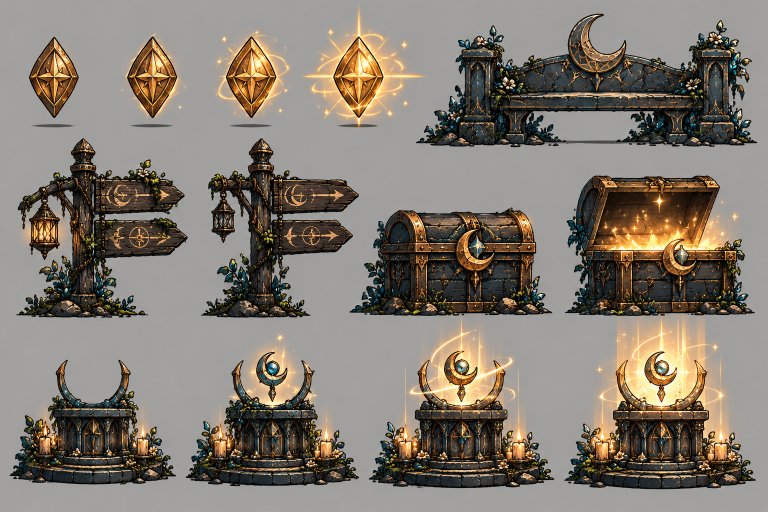
#> input picture duskwell/art/source/world_hd/sheet_objects.png, 1536 x 1024 px (shown at 1/2 size)
$ python cut_world.py
#> lines starting #> are read from the running program, lines starting #| are printed output that depends on the picture; after the words box and inside, x2 and y2 are one past the last pixel; in counts of white or black regions, pixels touching at a corner belong together
#!/usr/bin/env python3
"""Cuts the owner's world sheets (art/source/world_hd: objects, machinery, gates and hazards) into one atlas, art/world/world.webp, and
js/world_meta.js (WORLD_RECTS: name -> [x, y, w, h] in the atlas, at PACK times the drawing's size).
Every piece is taken as drawn. Two kinds of crop:
  - solid objects: the background (flat light grey) is found and removed, the piece keeps a thin soft edge
  - glowing things (a shining coin, the lit shrine, the open chest, the spinning saw): the glow is kept as a soft, see-through halo, by
    measuring how far each pixel is from the grey behind it and taking that much of its colour
A piece is everything inside its box that is not background, minus the parts listed in "off" (arrows and marks drawn on the sheet).
The cut pieces are also written to art/source/world_hd/cut/ for checking."""
import json, os, sys
import numpy as np, cv2
from scipy import ndimage as ndi
from PIL import Image
HERE = os.path.dirname(os.path.abspath(__file__)); ROOT = os.path.join(HERE, '..', '..')
SRC = os.path.join(ROOT, 'art', 'source', 'world_hd')
PACK = 0.5
SHEETS = {'obj': 'sheet_objects.png', 'mech': 'sheet_mechanics.png', 'gate': 'sheet_gates_hazards.png'}
# name: sheet, box (x0, y0, x1, y1), options. soft: keep glow; off: rectangles to leave out; min: smallest part kept (px)
PIECES = {
    'geo_0': ('obj', (48, 60, 168, 238), {}),
    'geo_1': ('obj', (232, 52, 382, 238), {'soft': True}),
    'geo_2': ('obj', (418, 46, 592, 238), {'soft': True}),
    'geo_3': ('obj', (596, 8, 860, 240), {'soft': True}),
    'bench': ('obj', (822, 18, 1524, 304), {}),
    'sign_lit': ('obj', (22, 266, 386, 646), {'soft': True}),
    'sign_dark': ('obj', (392, 266, 728, 646), {}),
    'chest_shut': ('obj', (690, 404, 1116, 642), {}),
    'chest_open': ('obj', (1118, 340, 1522, 640), {'soft': True}),
    'shrine_0': ('obj', (8, 700, 362, 980), {'soft': True}),
    'shrine_1': ('obj', (362, 652, 728, 982), {'soft': True}),
    'shrine_2': ('obj', (728, 636, 1118, 986), {'soft': True}),
    'shrine_3': ('obj', (1118, 636, 1524, 990), {'soft': True}),
    'saw_still': ('mech', (20, 16, 472, 420), {'saw': 182}),
    'saw_spin': ('mech', (482, 16, 930, 420), {'saw': 168, 'soft': True}),
    'lever_up': ('mech', (856, 80, 1072, 416), {'off': [(1015, 185, 1072, 262), (856, 80, 935, 250)]}),
    'lever_down': ('mech', (1072, 196, 1310, 418), {'off': [(1072, 196, 1150, 260)]}),
    'drip_hang': ('mech', (1268, 6, 1526, 286), {}),
    'drip_fall': ('mech', (1320, 320, 1490, 620), {'off': [(1400, 286, 1440, 330)]}),
    'drip_pile': ('mech', (1262, 586, 1530, 756), {'soft': True}),
    'crumble_0': ('mech', (22, 436, 440, 720), {}),
    'crumble_1': ('mech', (441, 436, 858, 720), {}),
    'crumble_2': ('mech', (852, 436, 1268, 762), {}),
    'mover_deck': ('mech', (186, 760, 420, 940), {}),
    'mover_end': ('mech', (20, 722, 130, 942), {}),
    'chain': ('mech', (126, 776, 186, 806), {}),
    'gate_shut': ('gate', (28, 14, 652, 420), {'soft': True}),
    'gate_open': ('gate', (654, 14, 1278, 420), {'soft': True, 'hole': 'open'}),
    'wall_whole': ('gate', (44, 436, 348, 734), {}),
    'wall_broken': ('gate', (396, 434, 774, 734), {}),
    'shroom': ('gate', (830, 472, 1118, 738), {}),
    'shroom_squash': ('gate', (1190, 596, 1478, 742), {}),
    'spikes_crystal': ('gate', (28, 764, 504, 968), {}),
    'spikes_skull': ('gate', (522, 776, 936, 968), {}),
    'acid_pool': ('gate', (960, 786, 1502, 976), {}),
}

def background(sub):
    """the sheet's grey, estimated around every pixel from the flat, unsaturated parts (it is not perfectly even)"""
    f = sub.astype(np.float32); hsv = cv2.cvtColor(sub, cv2.COLOR_BGR2HSV)
    blur = cv2.GaussianBlur(f, (0, 0), 1.2); sd = np.sqrt(np.maximum(cv2.GaussianBlur((f - blur) ** 2, (0, 0), 2).mean(axis=2), 0))
    cand = (hsv[..., 1] < 34) & (hsv[..., 2] > 110) & (hsv[..., 2] < 230) & (sd < 5.5)
    cand = ndi.binary_opening(cand, iterations=2).astype(np.float32)
    num = cv2.GaussianBlur(f * cand[..., None], (0, 0), 22); den = cv2.GaussianBlur(cand, (0, 0), 22)[..., None]
    return num / np.maximum(den, 1e-3)

def cut(name, sheet, box, o, img, bg):
    x0, y0, x1, y1 = box
    sub = img[y0:y1, x0:x1].astype(np.float32); b = bg[y0:y1, x0:x1]
    d = np.linalg.norm(sub - b, axis=2)
    near = d < 22
    lab, k = ndi.label(near); sizes = ndi.sum(near, lab, range(1, k + 1))
    edge = set(np.unique(np.concatenate([lab[0], lab[-1], lab[:, 0], lab[:, -1]]))) - {0}
    big = {i + 1 for i, v in enumerate(sizes) if v >= 100}
    fg = ~np.isin(lab, list(edge | big)); fg = ndi.binary_opening(fg, iterations=1)
    holes = ndi.binary_fill_holes(fg) & ~fg; hl, hn = ndi.label(holes)
    for i, v in enumerate(ndi.sum(holes, hl, range(1, hn + 1)), 1):
        if v < 200: fg |= hl == i
    for (a, bb, c, e) in o.get('off', []):
        fg[max(0, bb - y0):max(0, e - y0), max(0, a - x0):max(0, c - x0)] = False
    # drop specks that touch the box edge (they belong to a neighbour) and tiny ones
    pl, pn = ndi.label(fg)
    if pn:
        ar = ndi.sum(fg, pl, range(1, pn + 1)); top = ar.max()
        keep = np.zeros(pn + 1, bool)
        border = set(np.unique(np.concatenate([pl[0], pl[-1], pl[:, 0], pl[:, -1]]))) - {0}
        for i in range(1, pn + 1):
            if ar[i - 1] >= max(o.get('min', 40), 0.002 * top) and (i not in border or ar[i - 1] > 0.3 * top): keep[i] = True
        fg = keep[pl]
    if o.get('soft'):
        # glow: alpha from the distance to the grey, colour un-mixed from it; the solid body keeps full alpha
        a = np.clip((d - 6) / 46, 0, 1)
        reach = ndi.binary_dilation(fg, iterations=40)
        a = np.where(reach, a, 0)
        a = np.maximum(a, cv2.GaussianBlur(fg.astype(np.float32), (0, 0), 0.7) * (fg | ndi.binary_dilation(fg, iterations=1)))
    else:
        a = cv2.GaussianBlur(fg.astype(np.float32), (0, 0), 0.7); a = np.clip((a - 0.25) / 0.5, 0, 1)
    if o.get('hole') == 'open':                                                    # the picture seen through the open gate is not part of it
        hh, ww = a.shape; yy, xx = np.mgrid[0:hh, 0:ww]
        cx, top, bot, half = 968 - x0, 118 - y0, 392 - y0, 64
        inside = (np.abs(xx - cx) < half) & (yy > top + 40) & (yy < bot)
        arch = (np.hypot((xx - cx) / half, (yy - (top + 40)) / 46) < 1) & (yy <= top + 40)
        a = np.where(inside | arch, 0, a)
    col = sub.copy()
    am = np.maximum(a, 1e-3)[..., None]
    unmix = np.clip((sub - b * (1 - a[..., None])) / am, 0, 255)
    col = np.where((a > 0.02)[..., None] & ~fg[..., None], unmix, sub)
    if o.get('saw'):
        col, a = saw_blade(col, a, o['saw'])
    ys, xs = np.where(a > 0.04)
    yA, yB, xA, xB = ys.min(), ys.max() + 1, xs.min(), xs.max() + 1
    rgba = np.dstack([col[..., ::-1], a * 255]).clip(0, 255).astype(np.uint8)[yA:yB, xA:xB]
    return Image.fromarray(rgba, 'RGBA'), (int(x0 + xA), int(y0 + yA))

def saw_blade(col, a, xb):
    """the blade without its wall bracket: a disc around the hub; the arm that reaches the hub from the left is covered with the
    blade's own opposite side (the blade is the same all round). xb: where the bracket ends (box pixels)"""
    h, w = a.shape
    m = (a > 0.5).copy(); m[:, :xb] = False
    rows = np.where(m.any(axis=1))[0]; cols = np.where(m.any(axis=0))[0]
    R = (rows.max() - rows.min()) / 2; cy = (rows.min() + rows.max()) / 2; cx = cols.max() - R
    yy, xx = np.mgrid[0:h, 0:w]
    disc = np.hypot(xx - cx, yy - cy) <= R + 1
    arm = disc & (xx < cx - R * 0.3) & (np.abs(yy - cy) < R * 0.22)
    M = cv2.getRotationMatrix2D((float(cx), float(cy)), 180, 1.0)
    colR = cv2.warpAffine(col.astype(np.float32), M, (w, h)); aR = cv2.warpAffine(a.astype(np.float32), M, (w, h))
    soft = cv2.GaussianBlur(arm.astype(np.float32), (0, 0), 3)
    col = col * (1 - soft[..., None]) + colR * soft[..., None]; a = a * (1 - soft) + aR * soft
    a = np.where(disc, a, 0)
    return col, a

def main():
    imgs = {k: cv2.imread(os.path.join(SRC, v)) for k, v in SHEETS.items()}
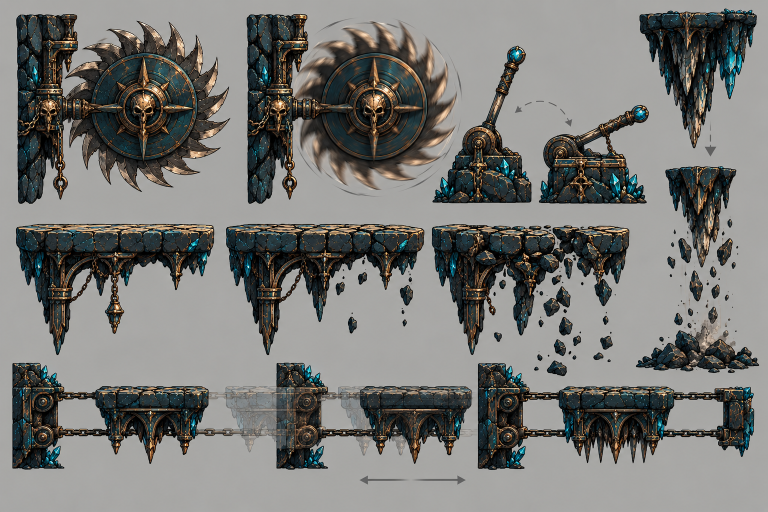
#> input picture duskwell/art/source/world_hd/sheet_mechanics.png, 1536 x 1024 px (shown at 1/2 size)
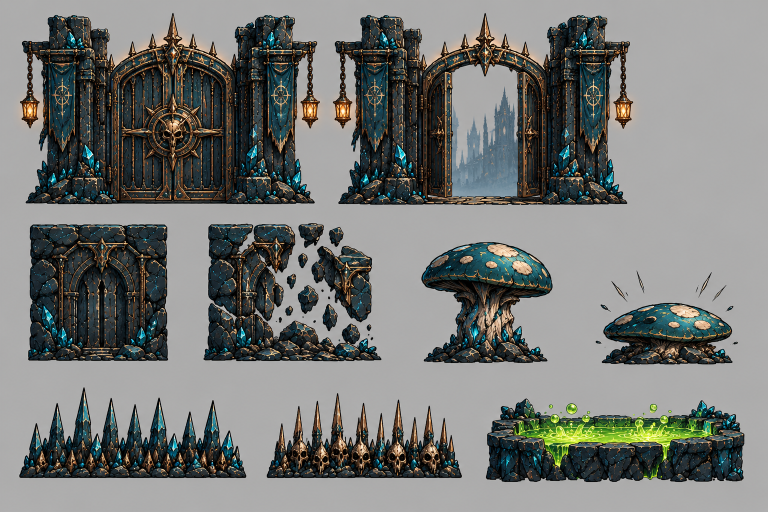
#> input picture duskwell/art/source/world_hd/sheet_gates_hazards.png, 1536 x 1024 px (shown at 1/2 size)
    bgs = {k: background(v) for k, v in imgs.items()}
#> in background, `hsv = cv2.cvtColor(sub, cv2.COLOR_BGR2HSV)`: hsv: shape (1024, 1536, 3); mean H, S, V 28.9, 51.7, 132.6
#> in background, sub is the input picture: shape (1024, 1536, 3); mean B, G, R 113.1, 123.5, 131.2
#> in background, `cand = (hsv[..., 1] < 34) & (hsv[..., 2] > 110) & (hsv[..., 2] < 230) ..`:
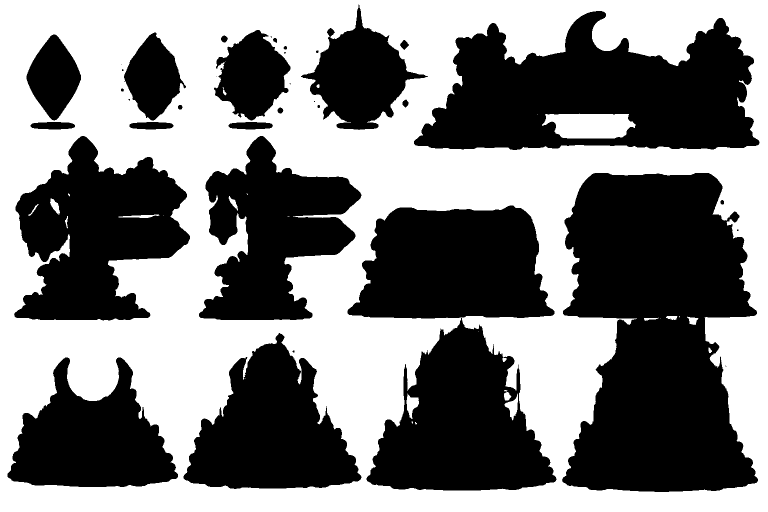
#> cand: shape (1024, 1536) bool (shown at 1/2 size); 49.5% white; 30 white regions (13 under 20 px), largest, box (x1, y1, x2, y2) and area: (0, 0, 1536, 1024) 767987, (1084, 227, 1271, 277) 7424, (813, 787, 838, 838) 677
#> in background, `cand = ndi.binary_opening(cand, iterations=2).astype(np.float32)`: cand: shape (1024, 1536) float32; values 0 (black) and 1 (white), 49.4% white; 21 white regions (1 under 20 px), largest, box (x1, y1, x2, y2) and area: (0, 0, 1536, 1024) 766234, (1085, 227, 1271, 277) 7401, (813, 790, 838, 835) 651
#> in background (call 2), `hsv = cv2.cvtColor(sub, cv2.COLOR_BGR2HSV)`: hsv: shape (1024, 1536, 3); mean H, S, V 39.4, 40.6, 124.4
#> in background, sub is the input picture: shape (1024, 1536, 3); mean B, G, R 117.3, 120.4, 120.4
#> in background (call 2), `cand = (hsv[..., 1] < 34) & (hsv[..., 2] > 110) & (hsv[..., 2] < 230) ..`: cand: shape (1024, 1536) bool; 50% white; 51 black regions (3 under 20 px), largest, box (x1, y1, x2, y2) and area: (19, 720, 1514, 945) 192310, (27, 22, 465, 413) 123857, (488, 22, 922, 413) 117900
#> in background (call 2), `cand = ndi.binary_opening(cand, iterations=2).astype(np.float32)`: cand: shape (1024, 1536) float32; values 0 (black) and 1 (white), 49.9% white; 39 white regions (5 under 20 px), largest, box (x1, y1, x2, y2) and area: (0, 0, 1536, 1024) 757512, (1338, 803, 1441, 856) 4671, (121, 802, 206, 854) 3549
#> in background (call 3), `hsv = cv2.cvtColor(sub, cv2.COLOR_BGR2HSV)`: hsv: shape (1024, 1536, 3); mean H, S, V 45.3, 50.9, 125.1
#> in background, sub is the input picture: shape (1024, 1536, 3); mean B, G, R 117.3, 120.2, 118
#> in background (call 3), `cand = (hsv[..., 1] < 34) & (hsv[..., 2] > 110) & (hsv[..., 2] < 230) ..`: cand: shape (1024, 1536) bool; 48.2% white; 16 white regions (8 under 20 px), largest, box (x1, y1, x2, y2) and area: (0, 0, 1536, 1024) 737725, (909, 135, 1030, 327) 11155, (542, 476, 700, 685) 6108
#> in background (call 3), `cand = ndi.binary_opening(cand, iterations=2).astype(np.float32)`: cand: shape (1024, 1536) float32; values 0 (black) and 1 (white), 48.1% white; 19 white regions (2 under 20 px), largest, box (x1, y1, x2, y2) and area: (0, 0, 1536, 1024) 736653, (909, 135, 1030, 320) 11067, (555, 478, 626, 638) 2640
#> in background (call 3), `return num / np.maximum(den, 1e-3)`:
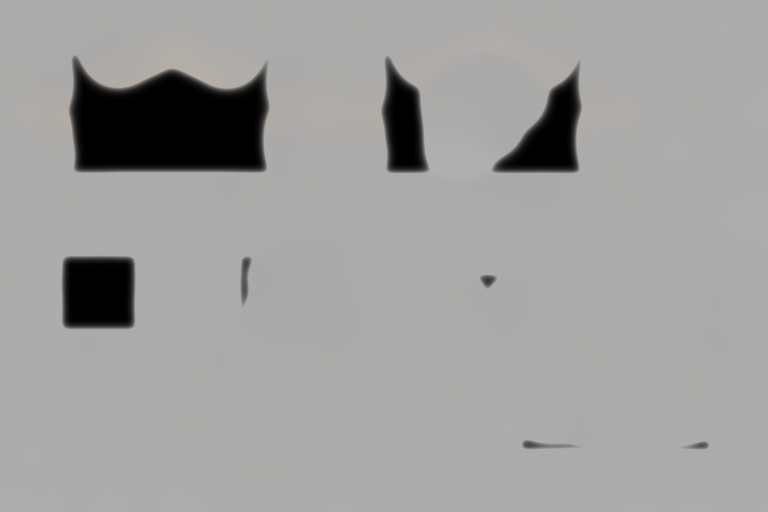
#> returned value: shape (1024, 1536, 3) float32 (shown at 1/2 size); mean of channels 0, 1, 2 160.3, 160.9, 161.8; drawn as B, G, R
#> bgs = 3 items
    out_dir = os.path.join(SRC, 'cut'); os.makedirs(out_dir, exist_ok=True)
    pieces, origin = {}, {}
    for name, (sh, box, o) in PIECES.items():
        p, org = cut(name, sh, box, o, imgs[sh], bgs[sh])
        p.save(os.path.join(out_dir, name + '.png')); origin[name] = org
        pieces[name] = p.resize((max(1, round(p.width * PACK)), max(1, round(p.height * PACK))), Image.LANCZOS)
#> this loop made 35 passes
#> (k in cut, hn in cut, pn in cut, ar in cut, top in cut, yA in cut, yB in cut, xA in cut) on passes 5 to 13: (285, 4, 4, [103975, 169, 61, 8], 103975, 9, 277, 9), (182, 2, 1, [64980], 64980, 9, 372, 9), (117, 3, 4, [54381, 62, 24, 375], 54381, 10, 370, 10), (242, 5, 7, [97, 65873, 291, 23, 71, 11, 5], 65873, 10, 229, 9), (221, 3, 7, [85021, 27, 19, 166, 5, 5, 10], 85021, 8, 300, 10), (180, 1, 2, [45787, 11], 45787, 18, 271, 10), (263, 3, 2, [169, 56640], 56640, 12, 322, 8), (243, 2, 8, [67234, 17, 5, 178, 5, 116, 14, 44], 67234, 0, 342, 8), (284, 2, 10, [82921, 157, 5, 5, 85, 154, 5, 26, 24, 72], 82921, 0, 344, 9)
#> (k in cut, sizes in cut, hn in cut, pn in cut, ar in cut, top in cut, yA in cut, yB in cut) on passes 1, 2, 3, 4, 26: (1, [11878], 0, 1, [9473], 9473, 13, 176), (5, [16406, 1, 1, 1, 1], 0, 6, [11393, 5, 10, 11, 14, 37], 11393, 13, 186), (4, [17552, 178, 242, 1], 2, 10, [15309, 96, 12, 5, 8, 8, 5, 66, 19, 10], 15309, 13, 192), (2, [35673, 117], 1, 6, [25140, 113, 157, 5, 96, 18], 25140, 0, 232), (8, [453, 1, 1, 2, 2, 1, 5, 456], 0, 1, [881], 881, 0, 24)
#> pass 1, in cut, `near = d < 22`:
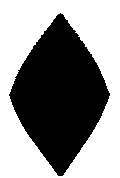
#> near: shape (178, 120) bool; 55.6% white; 1 black region, box (x1, y1, x2, y2) and area: (9, 13, 110, 176) 9482
#> after the loop:
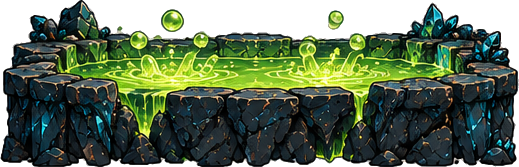
#> p: PIL image 519x167 RGBA; mean R, G, B, A 82.3, 98.7, 75, 202.7; transparent parts drawn white
#> after the loop, origin = 35 items; pieces = 35 items
    W, x, y, row, pos = 2048, 2, 2, 0, {}
    for n, p in sorted(pieces.items(), key=lambda k: -k[1].height):
        if x + p.width + 2 > W: x, y, row = 2, y + row + 2, 0
        pos[n] = [x, y, p.width, p.height]; x += p.width + 2; row = max(row, p.height)
#> this loop made 35 passes
#> (n, x, y, row) on passes 11, 22: ('crumble_2', 202, 198, 153), ('geo_3', 132, 353, 116)
#> (n, x, row) on passes 1 to 6: ('gate_shut', 310, 194), ('gate_open', 618, 194), ('sign_lit', 793, 194), ('sign_dark', 953, 194), ('saw_spin', 1130, 194), ('shrine_3', 1325, 194)
#> after the loop, pos = 35 items; row = 116; x = 1813; y = 353
    atlas = Image.new('RGBA', (W, y + row + 2), (0, 0, 0, 0))
#> atlas: PIL image 2048x471 RGBA; every value is 0
    for n, p in pieces.items(): atlas.paste(p, tuple(pos[n][:2]))
#> this loop made 35 passes
#> n on passes 1 to 12: 'geo_0', 'geo_1', 'geo_2', 'geo_3', 'bench', 'sign_lit', 'sign_dark', 'chest_shut', 'chest_open', 'shrine_0', 'shrine_1', 'shrine_2'
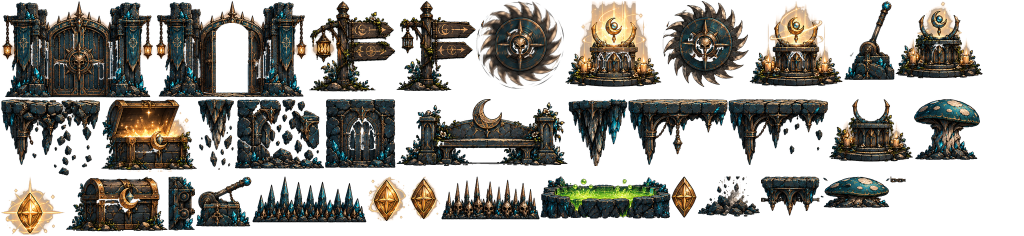
#> atlas: PIL image 2048x471 RGBA (shown at 1/2 size); mean R, G, B, A 41.5, 39, 32.7, 122.5; transparent parts drawn white
    od = os.path.join(ROOT, 'art', 'world'); os.makedirs(od, exist_ok=True)
    atlas.save(os.path.join(od, 'world.webp'), quality=90, method=6)
    meta = {n: pos[n] for n in sorted(pos)}
#> meta = 35 items
    open(os.path.join(ROOT, 'js', 'world_meta.js'), 'w').write(
        "'use strict';\n// generated by tools/sprites/cut_world.py: the owner's world pieces (objects, machinery, gates, hazards) in art/world/world.webp\n"
        "// as [x, y, w, h], drawn at " + str(PACK) + " of their size on the sheet; WORLD_ORIGIN: where each piece's corner was on its sheet\n"
        "const WORLD_PACK = " + str(PACK) + ";\nconst WORLD_RECTS = " + json.dumps(meta, separators=(',', ':')) + ";\nconst WORLD_ORIGIN = " + json.dumps({n: origin[n] for n in sorted(origin)}, separators=(',', ':')) + ";\n")
    json.dump(origin, open(os.path.join(out_dir, 'origins.json'), 'w'))
    print(len(pos), 'pieces', atlas.size, os.path.getsize(os.path.join(od, 'world.webp')), 'bytes')
#| 35 pieces (2048, 471) 479560 bytes

if __name__ == '__main__':
    main()
